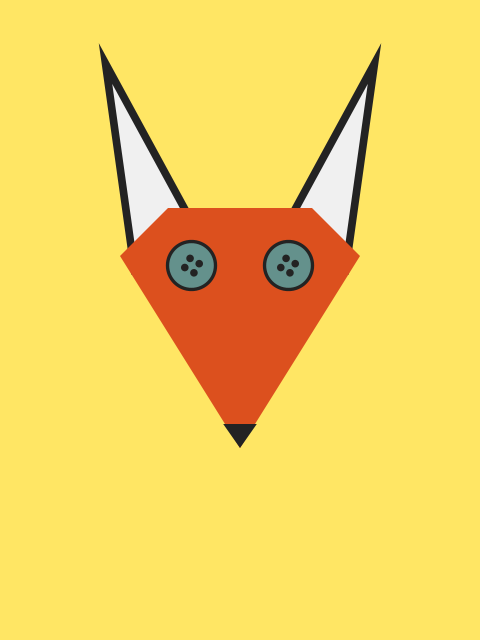
Frame 1 (no input)
Frame 2 (the mouse pressed at the canvas centre, redrawn once): identical to frame 1, image omitted

The Processing sketch that drew this single still picture (run headless with seeded random() and noise(); the mouse was pressed at the canvas centre and the sketch redrawn once):

// Processing sketch: petit_prince_le
// ── petit_prince_le.pde
// Manuale di Programmazione Cinematografica
// Daniele Olmisani, 2017

// Le Petit Prince (2015)

final color PAPER = color(255, 230, 100);
final color INK1 = color(35);
final color INK2 = color(220, 80, 30);
final color INK3 = color(100, 145, 140);

void setup() {
  size(480, 640);
  noLoop();
}

void draw() {  
  final float S = min(width, height);
  final float U = 0.002;
  
  translate(0.5*width, 0.4*height);
  scale(S);
  
  background(PAPER);
  fill(240);
  stroke(INK1);
  strokeWeight(8*U);
  
  triangle(-0.05, 0.02, -0.28, -0.4, -0.22, 0.03);
  triangle( 0.05, 0.02,  0.28, -0.4,  0.22, 0.03);
  
  fill(INK2);
  noStroke();
  
  beginShape();
    vertex(-0.15, -0.10); vertex( 0.15, -0.10);
    vertex( 0.25,  0.00); vertex( 0.00,  0.40);
    vertex(-0.25,  0.00);
  endShape(CLOSE);
  
  fill(INK1);
  triangle(0.00, 0.40, -0.035, 0.35, 0.035, 0.35);
  
  drawButton(-0.1, 0.02, 0.1, INK3, INK1);
  drawButton( 0.1, 0.02, 0.1, INK3, INK1);
  
  save("le-petit-prince.png");
}

void drawButton(float x, float y, float s, color c1, color c2) {
  float l0 = 0.07*s;
  float l1 = 0.11*s;
  float l2 = 0.16*s;
  pushMatrix();  
    fill(c1);
    stroke(c2);
    strokeWeight(l0);
    translate(x, y); 
    ellipseMode(CENTER);
    ellipse(0, 0, s, s);
    
    fill(c2);
    noStroke();
    rotate(-PI/3.0);
    ellipse(-l1, -l1, l2, l2); ellipse( l1, -l1, l2, l2);
    ellipse( l1,  l1, l2, l2); ellipse(-l1,  l1, l2, l2);
  popMatrix();
}
